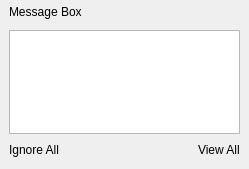
<?xml version="1.0" encoding="UTF-8"?>
<ui version="4.0">
 <class>UnreadMessageBox</class>
 <widget class="QDialog" name="UnreadMessageBox">
  <property name="geometry">
   <rect>
    <x>0</x>
    <y>0</y>
    <width>249</width>
    <height>169</height>
   </rect>
  </property>
  <property name="windowTitle">
   <string>UnreadMessageBox</string>
  </property>
  <layout class="QVBoxLayout" name="verticalLayoutMain" stretch="0,1,0">
   <property name="leftMargin">
    <number>9</number>
   </property>
   <property name="topMargin">
    <number>0</number>
   </property>
   <property name="rightMargin">
    <number>9</number>
   </property>
   <property name="bottomMargin">
    <number>9</number>
   </property>
   <item>
    <widget class="QWidget" name="widgetTitleBar" native="true">
     <property name="minimumSize">
      <size>
       <width>0</width>
       <height>24</height>
      </size>
     </property>
     <property name="maximumSize">
      <size>
       <width>16777215</width>
       <height>24</height>
      </size>
     </property>
     <layout class="QHBoxLayout" name="horizontalLayout">
      <property name="spacing">
       <number>2</number>
      </property>
      <property name="leftMargin">
       <number>0</number>
      </property>
      <property name="topMargin">
       <number>0</number>
      </property>
      <property name="rightMargin">
       <number>0</number>
      </property>
      <property name="bottomMargin">
       <number>0</number>
      </property>
      <item>
       <widget class="QLabel" name="labelTitle">
        <property name="text">
         <string>Message Box</string>
        </property>
       </widget>
      </item>
      <item>
       <spacer name="horizontalSpacer">
        <property name="orientation">
         <enum>Qt::Horizontal</enum>
        </property>
        <property name="sizeHint" stdset="0">
         <size>
          <width>246</width>
          <height>20</height>
         </size>
        </property>
       </spacer>
      </item>
     </layout>
    </widget>
   </item>
   <item>
    <widget class="UnreadMessageListView" name="listView"/>
   </item>
   <item>
    <widget class="QWidget" name="widgetBottomBar" native="true">
     <layout class="QHBoxLayout" name="horizontalLayout_2">
      <property name="leftMargin">
       <number>0</number>
      </property>
      <property name="topMargin">
       <number>0</number>
      </property>
      <property name="rightMargin">
       <number>0</number>
      </property>
      <property name="bottomMargin">
       <number>0</number>
      </property>
      <item>
       <widget class="ClickableLabel" name="labelIgnore">
        <property name="text">
         <string>Ignore All</string>
        </property>
       </widget>
      </item>
      <item>
       <spacer name="horizontalSpacer_2">
        <property name="orientation">
         <enum>Qt::Horizontal</enum>
        </property>
        <property name="sizeHint" stdset="0">
         <size>
          <width>288</width>
          <height>20</height>
         </size>
        </property>
       </spacer>
      </item>
      <item>
       <widget class="ClickableLabel" name="labelViewAll">
        <property name="text">
         <string>View All</string>
        </property>
       </widget>
      </item>
     </layout>
    </widget>
   </item>
  </layout>
 </widget>
 <layoutdefault spacing="6" margin="11"/>
 <customwidgets>
  <customwidget>
   <class>ClickableLabel</class>
   <extends>QLabel</extends>
   <header location="global">clickablelabel.h</header>
  </customwidget>
  <customwidget>
   <class>UnreadMessageListView</class>
   <extends>QListView</extends>
   <header>unreadmessagelistview.h</header>
  </customwidget>
 </customwidgets>
 <resources>
  <include location="../inst.qrc"/>
 </resources>
 <connections/>
</ui>
